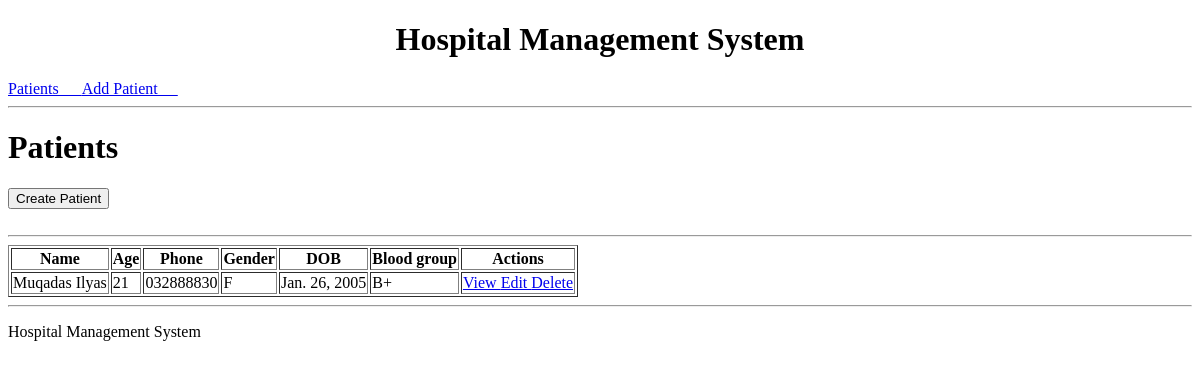
/patient/, run on an earlier commit of the app's database.
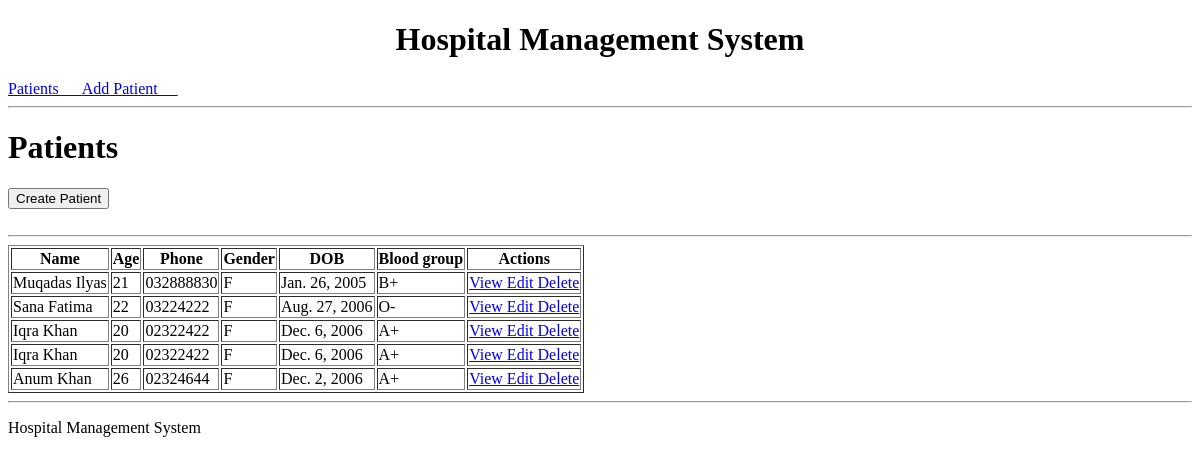
And on a later commit of the database.
### patient/models.py (models this page shows, shortened)
class Patient(models.Model):
    id = models.AutoField(primary_key=True)
    first_name = models.CharField(max_length=100)
    last_name = models.CharField(max_length=100)
    age = models.IntegerField()
    gender_choices = {
        'M': 'Male',
        'F': 'Female',
    }
    gender = models.CharField(max_length=1, choices=gender_choices)
    blood_type = models.CharField(max_length=2)
    dob = models.DateField()
    phone = models.CharField(max_length=15)

### patient/views.py (the view)
# urls.py: path('', views.PatientListView.as_view(), name='patient'),
class PatientListView(ListView):
    model = Patient
    context_object_name = 'patients'
    template_name = 'patient/patient_list.html'

### patient/templates/patient/patient_list.html (shortened to what this page needs)
{% extends "base.html" %}
{% block content %}
<h1>Patients</h1>
<a href="{% url 'patient_create' %}">
    <button>Create Patient</button>
</a>
<br>
<br>
<hr>
<table border="1">
    <tr>
        <th>Name</th>
        <th>Age</th>
        <th>Phone</th>
        <th>Gender</th>
        <th>DOB</th>
        <th>Blood group</th>
        <th>Actions</th>
    </tr>
    {% for patient in patients %}
    <tr>
        <td>
            {{ patient.first_name }}
            {{ patient.last_name }}
        </td>
        <td>
            {{ patient.age }}
        </td>
        <td>
            {{ patient.phone }}
        </td>
        <td>
            {{patient.gender}}
        </td>
        <td>
            {{patient.dob}}
        </td>
        <td>
            {{patient.blood_type}}
        </td>
        <td>
            <a href="{% url 'patient_detail' patient.id %}">
                View
            </a>
            <a href="{% url 'patient_update' patient.id %}">
                Edit
            </a>
            <a href="{% url 'patient_delete' patient.id %}">
                Delete
            </a>
        </td>
    </tr>
    {% endfor %}
</table>
{% endblock %}

What changed in the data, as far as the page shows it:
added Patient: first_name "Sana", last_name "Fatima", age "22", phone "03224222", gender "F", dob "Aug. 27, 2006", blood_type "O-"
added Patient: first_name "Iqra", last_name "Khan", age "20", phone "02322422", gender "F", dob "Dec. 6, 2006", blood_type "A+"
added Patient: first_name "Iqra", last_name "Khan", age "20", phone "02322422", gender "F", dob "Dec. 6, 2006", blood_type "A+"
added Patient: first_name "Anum", last_name "Khan", age "26", phone "02324644", gender "F", dob "Dec. 2, 2006", blood_type "A+"
